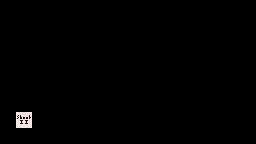

Rendered tile map (Tiled .tmx) drawn with the repository's tilesets; below, a short description and the map source with its tile grids summarised:
An orthogonal 16x9 tile map with 16x16 px tiles, 3 tile layers (collision, interact, enemy), 3 tilesets.

<map version="1.0" orientation="orthogonal" renderorder="right-down" width="16" height="9" tilewidth="16" tileheight="16" nextobjectid="1">
 <tileset firstgid="1" name="collision" tilewidth="16" tileheight="16" tilecount="15">
  <image source="../tileset/collision.png" trans="eeeeee" width="48" height="80" />
 </tileset>
 <tileset firstgid="16" name="enemy" tilewidth="16" tileheight="16" tilecount="10">
  <image source="../tileset/enemy.png" trans="eeeeee" width="80" height="32" />
 </tileset>
 <tileset firstgid="26" name="interact" tilewidth="16" tileheight="16" tilecount="12">
  <image source="../tileset/interact.png" trans="eeeeee" width="64" height="48" />
 </tileset>
 <layer name="collision" width="16" height="9">
  <data>[144 cells, 47 non-empty, 1 distinct tile ids]</data>
 </layer>
 <layer name="interact" width="16" height="9">
  <data>[144 cells, 1 non-empty, 1 distinct tile ids]</data>
 </layer>
 <layer name="enemy" width="16" height="9">
  <data>[144 cells, 0 non-empty, 0 distinct tile ids]</data>
 </layer>
</map>
